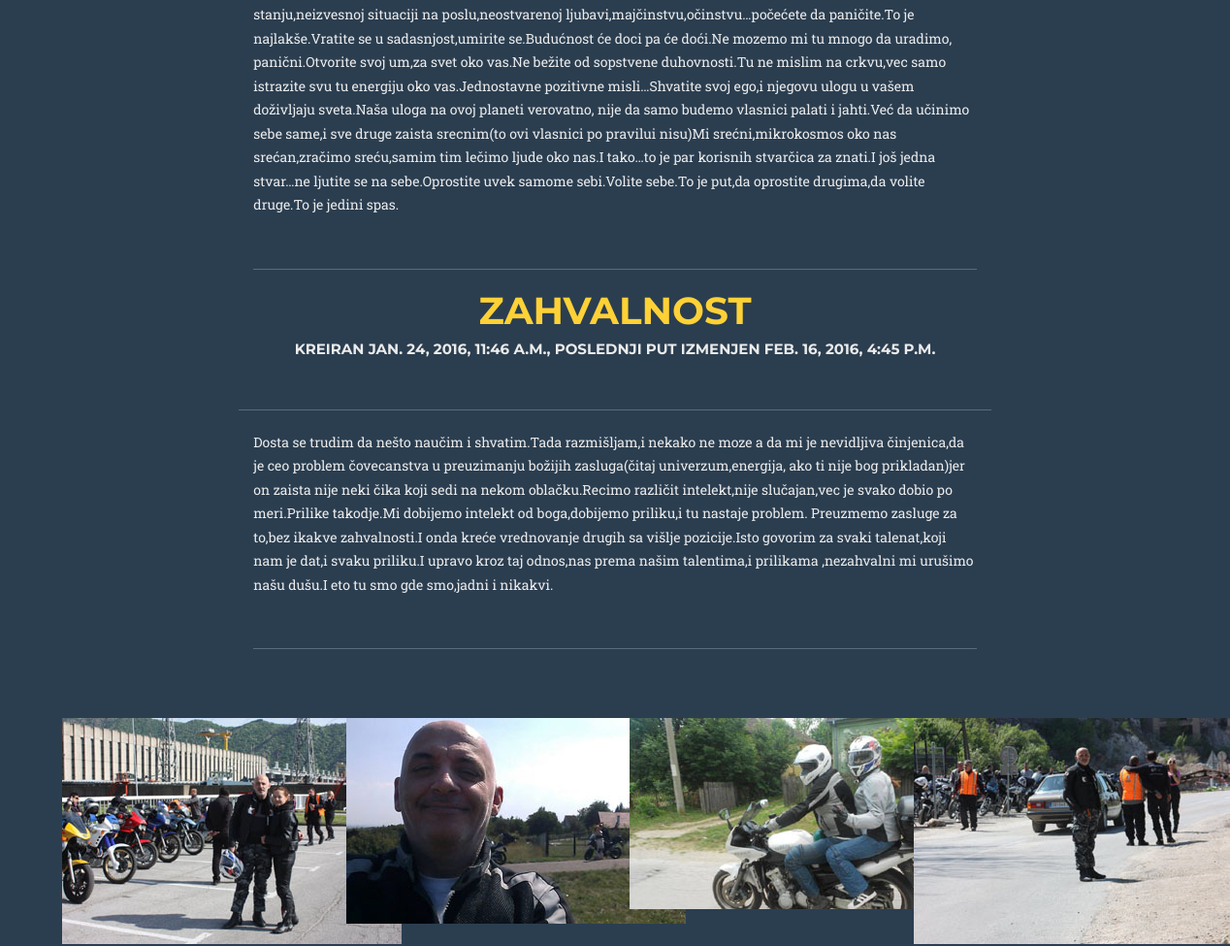
The app's page /posts/ (middle part), older data.
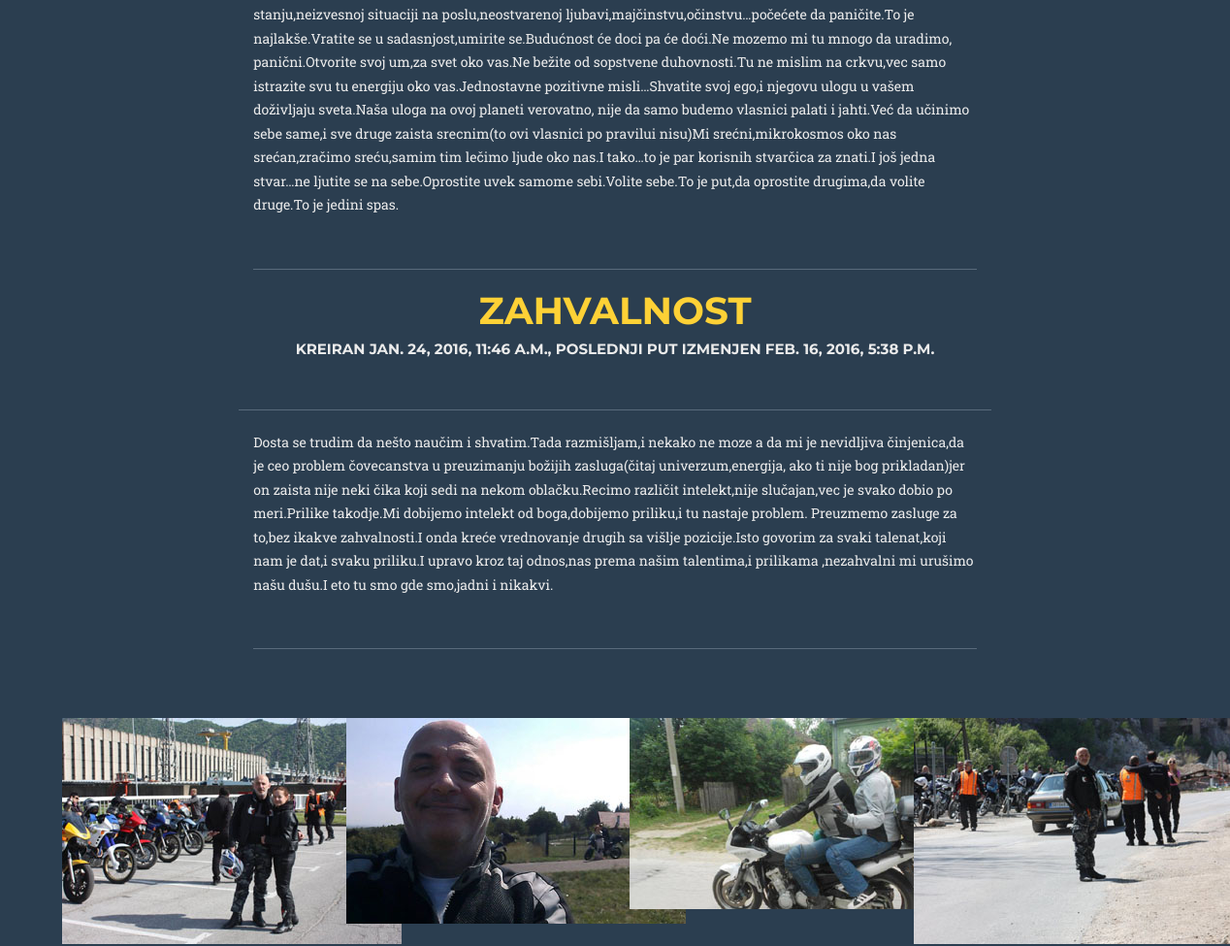
The same page, newer data.
### posts/models.py (models this page shows, shortened)
class Post(models.Model):
    title = models.CharField(max_length=60)
    image = models.FileField(null=True,blank=True)
    content = models.TextField(max_length=None)
    updated = models.DateTimeField(auto_now=True,auto_now_add=False)
    timestamp = models.DateTimeField(auto_now=False,auto_now_add=True)
    def get_absolute_url(self):
        return reverse("posts:detail", kwargs={"id": self.id})

### posts/views.py (the view)
def post_list(request):
    queryset = Post.objects.all()
    context = {
        "object_list":queryset,
        "title":"List"
    }
    return render(request, 'index.html', context)

### templates/index.html (shortened to what this page needs)
<!DOCTYPE html>
<html lang="en">
<head>
    <link href="/static/css/bootstrap1.min.css" rel="stylesheet">
    <link href="/static/css/agency.css" rel="stylesheet">
    <link href="font-awesome/css/font-awesome.min.css" rel="stylesheet" type="text/css">
</head>
<body>
</body>
<body id="page-top" class="index">
    <section id="services">
        <div class="col-lg-8 col-lg-offset-2">
            <div class="modal-body">
    {% for obj in object_list %}
    <CENTER><h1><a href='{{ obj.get_absolute_url }}'>{{ obj.title }}</a></h1>
    <h5>Kreiran {{ obj.timestamp }}, poslednji put izmenjen {{ obj.updated }}</h5><br/></CENTER>
            <hr class="star-light">
        <div class="col-lg-12 text-left">
            <p>{{ obj.content }}</p><br/>
            <hr class="star-light">
        </div>
    {% endfor %}
            </div>
        </div>
    </section>
    <aside class="clients">
        <div class="container">
            <div class="row">
                <div class="col-md-3 col-sm-6">
                    <a href="#">
                       <img src="/static/brdar3.jpg" alt="Smiley face"  class="img-rounded">
                    </a>
                </div>
                <div class="col-md-3 col-sm-6">
                    <a href="#">
                        <img src="/static/brdar4.jpg" alt="Smiley face"  class="img-rounded">
                    </a>
                </div>
                <div class="col-md-3 col-sm-6">
                    <a href="#">
                        <img src="/static/brdar5.jpg" alt="Smiley face"  class="img-rounded">
                    </a>
                </div>
                <div class="col-md-3 col-sm-6">
                    <a href="#">
                        <img src="/static/brdar6.jpg" alt="Smiley face"  class="img-rounded">
                    </a>
                </div>
            </div>
        </div>
    </aside>
</body>
</html>

Row changes from the older to the newer data that the page shows:
changed Post "ZAHVALNOST": updated "FEB. 16, 2016, 4:45 P.M." → "FEB. 16, 2016, 5:38 P.M."
